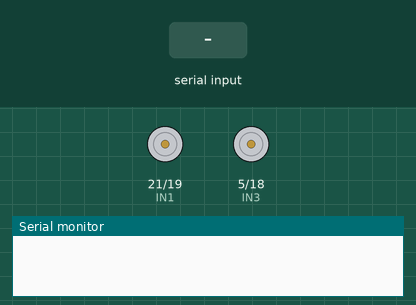
Simulated run of this sketch. Board: ESP32. On the bench: motor-driver pin pairs drawn as motors (green arrow = first pin HIGH = forward, orange = second pin HIGH = backward, longer = more drive, scaled by the enable pin), the last lines printed to the serial monitor. The test bench sets the inputs (shaded band). Nothing arrives over Bluetooth unless stated.

Above: at 1.2 s.
1.3 s: "B90\n" received over the second serial link
At 2.0 s:
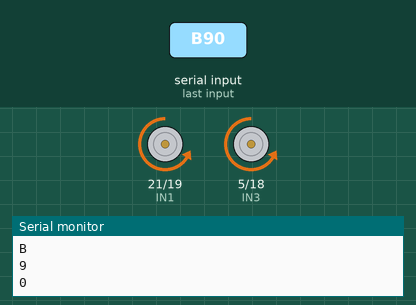
2.8 s: "B,45\n" received over the second serial link
At 3.2 s:
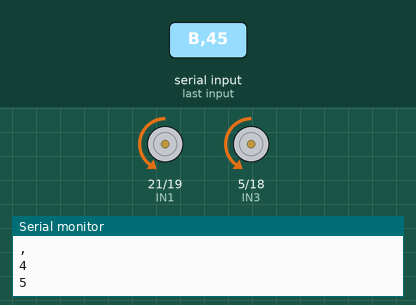
4.3 s: "F90\n" received over the second serial link
At 5.5 s:
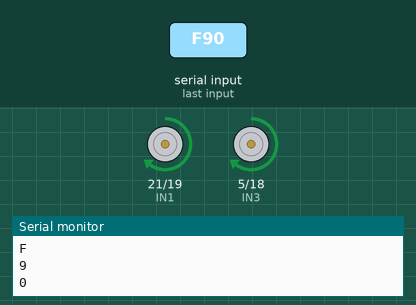
5.8 s: "L90\n" received over the second serial link
At 6.6 s:
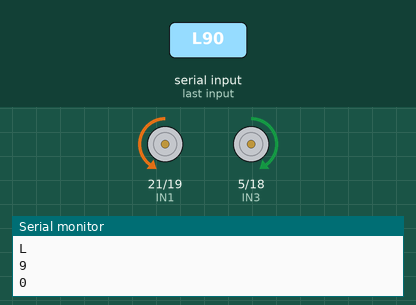
7.3 s: "R90\n" received over the second serial link
At 7.8 s:
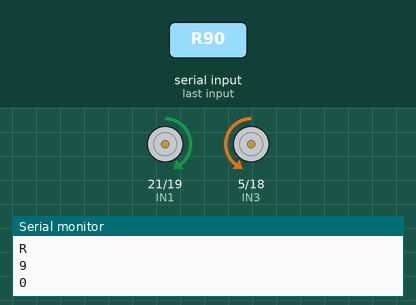
8.8 s: "F,45\n" received over the second serial link
At 10.2 s:
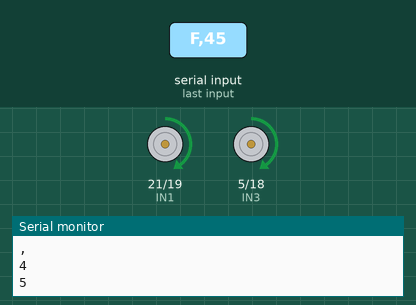
Timing chart, 0 to 11.3 s (numbered marks = the images above; inputs shaded):
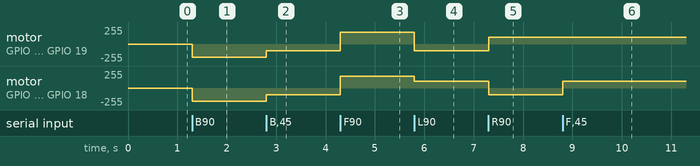

The sketch:

ESP32_ble_Car_Code.ino
```cpp
#include "BluetoothSerial.h"
#include <Arduino.h>

BluetoothSerial serialBT;

// Bluetooth signal store in this variable
char btSignal;

// Initial Speed
int Speed = 200;

// PWM Pins for Controlling the speed
int enA = 2;  // Enable pin for right motor
int enB = 4; // Enable pin for left motor

// Motor controlling pins
int IN1 = 21; // Right motor input 1
int IN2 = 19; // Right motor input 2
int IN3 = 5; // Left motor input 1
int IN4 = 18; // Left motor input 2

void setup() {
  Serial.begin(115200);

  // Bluetooth Name
  serialBT.begin("bluethooth car");

  // Set all the motor control pins to outputs
  pinMode(enA, OUTPUT);
  pinMode(enB, OUTPUT);
  pinMode(IN1, OUTPUT);
  pinMode(IN2, OUTPUT);
  pinMode(IN3, OUTPUT);
  pinMode(IN4, OUTPUT);

  // Initial State of Car
  digitalWrite(IN1, LOW);
  digitalWrite(IN2, LOW);
  digitalWrite(IN3, LOW);
  digitalWrite(IN4, LOW);
}

void loop() {
  while (serialBT.available()) {
    btSignal = serialBT.read();

    // Speed control
    if (btSignal >= '0' && btSignal <= '9') {
      Speed = map(btSignal - '0', 0, 9, 100, 240);
    } else if (btSignal == 'q') {
      Speed = 255;
    }

    // To see the incoming signal in serial monitor
    Serial.println(btSignal);

    // Movement control
    switch(btSignal) {
      case 'B': backward(); break;
      case 'F': forward(); break;
      case 'L': left(); break;
      case 'R': right(); break;
      case 'S': stop(); break;
    }
  }
}

// Functions for motor control
void backward() {
  analogWrite(enA, Speed);
  analogWrite(enB, Speed);
  digitalWrite(IN1, LOW);
  digitalWrite(IN2, HIGH);
  digitalWrite(IN3, LOW);
  digitalWrite(IN4, HIGH);
}

void forward() {
  analogWrite(enA, Speed);
  analogWrite(enB, Speed);
  digitalWrite(IN1, HIGH);
  digitalWrite(IN2, LOW);
  digitalWrite(IN3, HIGH);
  digitalWrite(IN4, LOW);
}

void right() {
  analogWrite(enA, Speed);
  analogWrite(enB, Speed);
  digitalWrite(IN1, HIGH);
  digitalWrite(IN2, LOW);
  digitalWrite(IN3, LOW);
  digitalWrite(IN4, HIGH);
}

void left() {
  analogWrite(enA, Speed);
  analogWrite(enB, Speed);
  digitalWrite(IN1, LOW);
  digitalWrite(IN2, HIGH);
  digitalWrite(IN3, HIGH);
  digitalWrite(IN4, LOW);
}

void stop() {
  analogWrite(enA, 0);
  analogWrite(enB, 0);
  digitalWrite(IN1, LOW);
  digitalWrite(IN2, LOW);
  digitalWrite(IN3, LOW);
  digitalWrite(IN4, LOW);
}
```

Measured:
- after the input at 1.3 s, motor on GPIO 21 (IN1) / GPIO 19 (IN2), motor on GPIO 5 (IN3) / GPIO 18 (IN4): stopped → backward 200/255 at once
- after the input at 2.8 s, motor on GPIO 21 (IN1) / GPIO 19 (IN2), motor on GPIO 5 (IN3) / GPIO 18 (IN4): backward 200/255 → backward 100/255 at once
- after the input at 4.3 s, motor on GPIO 21 (IN1) / GPIO 19 (IN2), motor on GPIO 5 (IN3) / GPIO 18 (IN4): backward 100/255 → forward 177/255 at once
- after the input at 5.8 s, motor on GPIO 21 (IN1) / GPIO 19 (IN2): forward 177/255 → backward 100/255 at once; motor on GPIO 5 (IN3) / GPIO 18 (IN4): forward 177/255 → forward 100/255 at once
- after the input at 7.3 s, motor on GPIO 21 (IN1) / GPIO 19 (IN2): backward 100/255 → forward 100/255 at once; motor on GPIO 5 (IN3) / GPIO 18 (IN4): forward 100/255 → backward 100/255 at once
- after the input at 8.8 s, motor on GPIO 5 (IN3) / GPIO 18 (IN4): backward 100/255 → forward 100/255 at once
